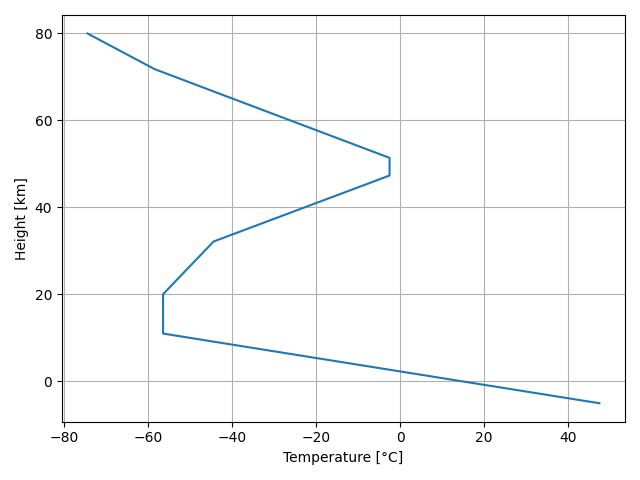

Python code for this plot:
#!/usr/bin/env python3
# -*- coding: utf-8 -*-

import os

HERE = os.path.abspath(os.path.dirname(__file__))
FILE_NAME = os.path.basename(__file__).replace('.py', '.png')
PATH_OUT = os.path.join(HERE, FILE_NAME)

# ==================================================

import numpy as np
import matplotlib.pyplot as plt

from ambiance import Atmosphere


# Make an atmosphere object
heights = np.linspace(-5e3, 80e3, num=1000)
atmosphere = Atmosphere(heights)

# Make plot
plt.plot(atmosphere.temperature_in_celsius, heights/1000)
plt.ylabel('Height [km]')
plt.xlabel('Temperature [°C]')
plt.grid()
plt.show()

# ==================================================

plt.savefig(PATH_OUT)
plt.clf()
